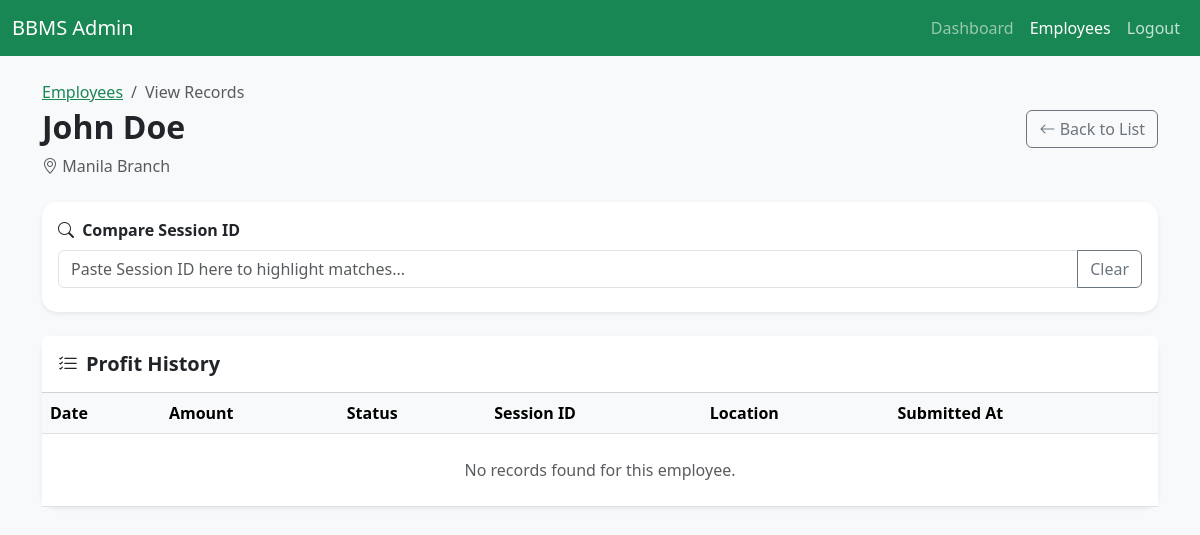
The page /view_employee_records.php?id=1 (signed in) on the database as committed earlier.
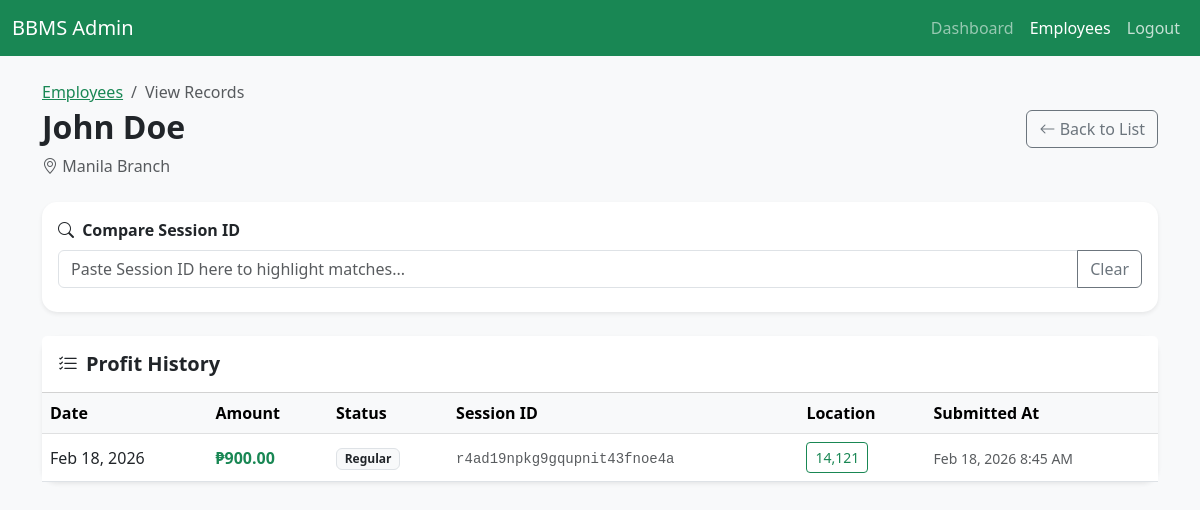
The same page on the database as committed later.
### tables this page shows
CREATE TABLE `employees` (
  `id` int(11) NOT NULL,
  `name` varchar(255) NOT NULL,
  `assigned_place` varchar(255) DEFAULT NULL,
  `created_at` timestamp NOT NULL DEFAULT current_timestamp()
);

CREATE TABLE `profits` (
  `id` int(11) NOT NULL,
  `employee_id` int(11) DEFAULT NULL,
  `profit_date` date DEFAULT curdate(),
  `amount` decimal(10,2) NOT NULL,
  `is_training` tinyint(1) DEFAULT 0,
  `submitted_at` timestamp NOT NULL DEFAULT current_timestamp(),
  `status` varchar(50) DEFAULT 'Normal',
  `other_status_text` varchar(255) DEFAULT NULL,
  `session_id` varchar(255) DEFAULT NULL,
  `latitude` decimal(10,7) DEFAULT NULL,
  `longitude` decimal(10,7) DEFAULT NULL
);

### view_employee_records.php (the view, shortened to what this page needs)
<?php
require_once 'db.php';
$employee_id = $_GET['id'] ?? null;
$stmt = $pdo->prepare("SELECT * FROM employees WHERE id = ?");
$stmt->execute([$employee_id]);
$employee = $stmt->fetch();
$stmt = $pdo->prepare("
    SELECT * FROM profits
    WHERE employee_id = ?
    ORDER BY profit_date DESC, submitted_at DESC
");
$stmt->execute([$employee_id]);
$records = $stmt->fetchAll();
?>
<!DOCTYPE html>
<html lang="en">
<head>
    <link href="https://cdn.jsdelivr.net/npm/bootstrap@5.3.0/dist/css/bootstrap.min.css" rel="stylesheet">
    <link rel="stylesheet" href="https://cdn.jsdelivr.net/npm/bootstrap-icons@1.11.1/font/bootstrap-icons.css">
</head>
<body>
<nav class="navbar navbar-expand-lg navbar-dark bg-success">
    <div class="container-fluid">
        <a class="navbar-brand" href="dashboard.php">BBMS Admin</a>
        <div class="collapse navbar-collapse">
            <div class="navbar-nav ms-auto">
                <a class="nav-link" href="dashboard.php">Dashboard</a>
                <a class="nav-link active" href="manage_employees.php">Employees</a>
                <a class="nav-link text-white opacity-75" href="logout.php">Logout</a>
            </div>
        </div>
    </div>
</nav>
<div class="container mt-4">
    <div class="d-flex justify-content-between align-items-center mb-4">
        <div>
            <nav aria-label="breadcrumb">
                <ol class="breadcrumb mb-1">
                    <li class="breadcrumb-item"><a href="manage_employees.php" class="text-success">Employees</a></li>
                    <li class="breadcrumb-item active">View Records</li>
                </ol>
            </nav>
            <h2 class="fw-bold"><?php echo htmlspecialchars($employee['name']); ?></h2>
            <p class="text-muted mb-0"><i class="bi bi-geo-alt"></i> <?php echo htmlspecialchars($employee['assigned_place'] ?? 'No assigned place'); ?></p>
        </div>
        <a href="manage_employees.php" class="btn btn-outline-secondary">
            <i class="bi bi-arrow-left"></i> Back to List
        </a>
    </div>
    <div class="card shadow-sm mb-4">
        <div class="card-body">
            <label class="form-label fw-bold"><i class="bi bi-search me-1"></i> Compare Session ID</label>
            <div class="input-group">
                <input type="text" id="compareIdInput" class="form-control" placeholder="Paste Session ID here to highlight matches...">
                <button class="btn btn-outline-secondary" type="button" onclick="clearCompare()">Clear</button>
            </div>
        </div>
    </div>
    <div class="card shadow-sm">
        <div class="card-header bg-white py-3">
            <h5 class="mb-0 fw-bold"><i class="bi bi-list-check me-2"></i>Profit History</h5>
        </div>
        <div class="table-responsive">
            <table class="table table-hover align-middle mb-0">
                <thead class="table-light">
                    <tr>
                        <th>Date</th>
                        <th>Amount</th>
                        <th>Status</th>
                        <th>Session ID</th>
                        <th>Location</th>
                        <th>Submitted At</th>
                    </tr>
                </thead>
                <tbody>
                    <?php if (count($records) > 0): ?>
                        <?php foreach ($records as $row): ?>
                        <tr>
                            <td><?php echo date('M d, Y', strtotime($row['profit_date'])); ?></td>
                            <td class="fw-bold text-success">₱<?php echo number_format($row['amount'], 2); ?></td>
                            <td>
                                <span class="badge bg-light text-dark border">
                                    <?php
                                        echo htmlspecialchars($row['status']);
                                    ?>
                                </span>
                            </td>
                            <td>
                                <small class="text-muted font-monospace session-id-cell"><?php echo htmlspecialchars($row['session_id'] ?? 'N/A'); ?></small>
                            </td>
                            <td>
                                <?php
                                    $lat = $row['latitude'] ?? null;
                                    $lng = $row['longitude'] ?? null;
                                    $hasLoc = ($lat !== null && $lat !== '' && $lng !== null && $lng !== '');
                                    $label = $hasLoc ? (intval(round((float)$lat)) . ',' . intval(round((float)$lng))) : 'N/A';
                                ?>
                                <?php if ($hasLoc): ?>
                                    <button
                                        type="button"
                                        class="btn btn-sm btn-outline-success location-btn"
                                        data-lat="<?php echo htmlspecialchars((string)$lat); ?>"
                                        data-lng="<?php echo htmlspecialchars((string)$lng); ?>"
                                        data-bs-toggle="modal"
                                        data-bs-target="#locationModal"
                                    >
                                        <?php echo htmlspecialchars($label); ?>
                                    </button>
                                <?php else: ?>
                                    <small class="text-muted">N/A</small>
                                <?php endif; ?>
                            </td>
                            <td>
                                <small class="text-muted">
                                    <?php echo $row['submitted_at'] ? date('M d, Y g:i A', strtotime($row['submitted_at'])) : 'N/A'; ?>
                                </small>
                            </td>
                        </tr>
                        <?php endforeach; ?>
                    <?php else: ?>
                        <tr>
                            <td colspan="6" class="text-center py-4 text-muted">No records found for this employee.</td>
                        </tr>
                    <?php endif; ?>
                </tbody>
            </table>
        </div>
    </div>
</div>
</body>
</html>

### view_employee_records.php (style rules this page uses)
body { background-color: #f8f9fa; }
.card { border-radius: 15px; border: none; }

Rows that differ between the two databases and show on the page:
added profits: profit_date "Feb 18, 2026", amount "900.00", status "Regular", session "r4ad19npkg9gqupnit43fnoe4a", label "14,121", submitted_at "Feb 18, 2026 8:45 AM"
Other text that changed with them:
text no longer shown: "No records found for this employee."
